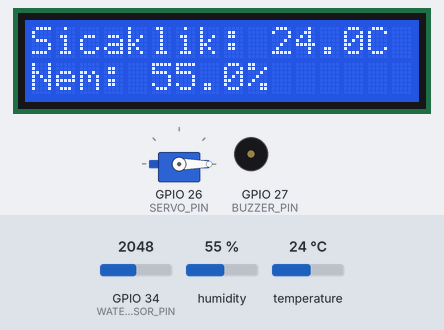
Bench run of a sketch on a simulated ESP32. Shown: 16×2 character LCD, servo, buzzer (waves = sounding, pin HIGH). Inputs (shaded band) come from the test bench; at power-on: GPIO 34 (WATER_SENSOR_PIN) = 2048, humidity 55 %, temperature 24 °C. WiFi joins after 1.5 s; servers stay silent unless stated; what the sketch prints to the serial monitor is not drawn.

Above: at 4.8 s.
4.9 s: GPIO 34 (WATER_SENSOR_PIN) set to 521
At 6.4 s:
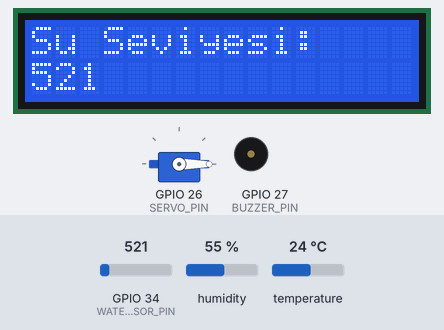
12.4 s: GPIO 34 (WATER_SENSOR_PIN) set to 461
At 14.3 s:
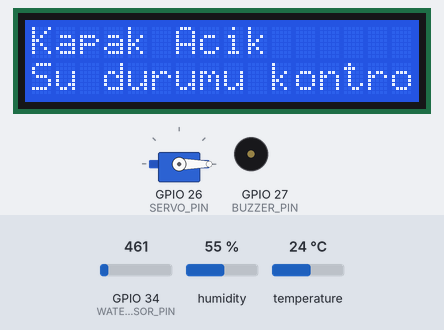
18.4 s: GPIO 34 (WATER_SENSOR_PIN) set to 540
At 20.9 s:
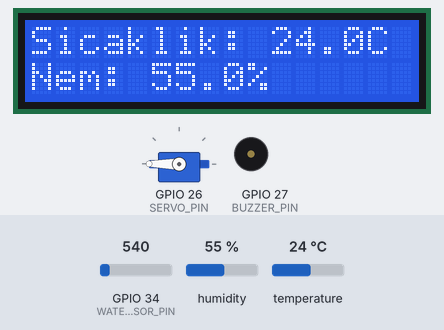
23.8 s: GPIO 34 (WATER_SENSOR_PIN) set to 491
At 25.0 s:
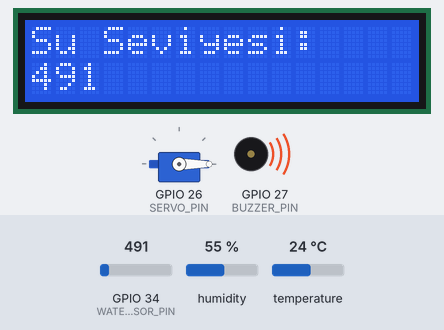
26.8 s: humidity set to 22 %
At 34.2 s:
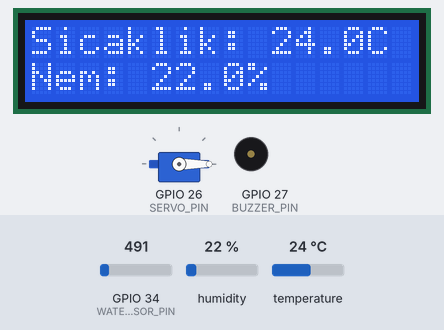
34.3 s: temperature set to 12 °C
At 36.5 s:
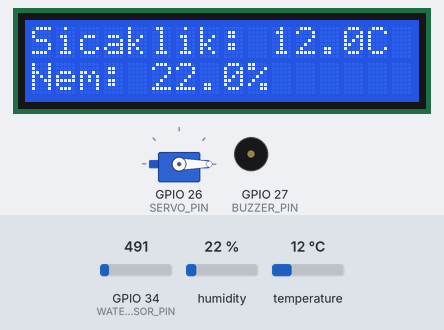
Timing chart, 0 to 38.0 s (numbered marks = the images above; inputs shaded):
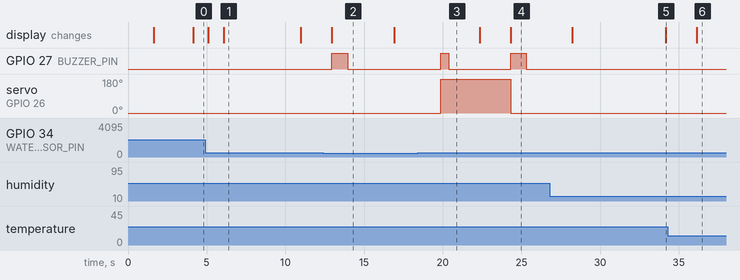

The sketch:

akilliTarim.ino
```cpp
#include <Arduino.h>
#include <WiFi.h>
#include <Firebase_ESP_Client.h>
#include "addons/TokenHelper.h"
#include "addons/RTDBHelper.h"
#include <ESP32Servo.h>
#include <DHT.h>
#include <LiquidCrystal_I2C.h>

// WiFi ve Firebase bilgileri
#define WIFI_SSID "Galaxy A53 5G"
#define WIFI_PASSWORD "cghe0424"
#define API_KEY "AIzaSyBZiU94j5DAiwXDftcxdj165lhT-OrrJXI"
#define DATABASE_URL "deneme-2f06c-default-rtdb.firebaseio.com"

// Firebase nesneleri
FirebaseData fbdo;
FirebaseAuth auth;
FirebaseConfig config;

// Donanım pinleri
#define WATER_SENSOR_PIN 34 // Su seviyesi sensörü pini
#define SERVO_PIN 26        // Servo motor pini
#define DHTPIN 4            // DHT11 sensörü veri pini
#define DHTTYPE DHT11       // DHT11 sensör tipi
#define BUZZER_PIN 27       // Buzzer pini

// Servo, DHT ve LCD nesneleri
Servo servo;
DHT dht(DHTPIN, DHTTYPE);
LiquidCrystal_I2C lcd(0x27, 16, 2);

int waterLevel = 0;             // Su seviyesi değeri
const int WATER_LEVEL_THRESHOLD = 500; // Su seviyesi için eşik değer
float temperature = 0.0;        // Sıcaklık
float humidity = 0.0;           // Nem

int displayMode = 0;            // Gösterim modu
unsigned long lastDisplayChange = 0;

void setup() {
  // Seri iletişim başlat
  Serial.begin(115200);

  // LCD kurulumu
  lcd.init();
  lcd.backlight();
  lcd.setCursor(0, 0);
  lcd.print("Baglanti kuruluyor");

  // WiFi bağlantısı
  Serial.println("WiFi'ye baglaniliyor...");
  WiFi.begin(WIFI_SSID, WIFI_PASSWORD);
  while (WiFi.status() != WL_CONNECTED) {
    lcd.setCursor(0, 1);
    lcd.print("WiFi...");
    Serial.print(".");
    delay(500);
  }
  Serial.println("\nWiFi baglantisi kuruldu!");
  lcd.clear();
  lcd.print("WiFi Baglandi!");

  // Firebase ayarları
  config.api_key = API_KEY;
  config.database_url = DATABASE_URL;
  Firebase.signUp(&config, &auth, "", "");
  config.token_status_callback = tokenStatusCallback;
  Firebase.begin(&config, &auth);
  lcd.setCursor(0, 1);
  lcd.print("Firebase baglandi");

  // Servo motor kurulumu
  servo.attach(SERVO_PIN);
  servo.write(0); // Başlangıç pozisyonu

  // Buzzer pini
  pinMode(BUZZER_PIN, OUTPUT);

  // Su seviyesi sensörü pini
  pinMode(WATER_SENSOR_PIN, INPUT);

  // DHT sensör başlatma
  dht.begin();

  delay(2000); // Stabilizasyon için bekleme
}

// Yeni değişken
bool isLidOpen = false; // Kapak durumu: false = kapalı, true = açık

void loop() {
  // Su seviyesini oku
  waterLevel = analogRead(WATER_SENSOR_PIN);
  Serial.print("Okunan su seviyesi: ");
  Serial.println(waterLevel);

  // DHT11 sıcaklık ve nemi oku
  temperature = dht.readTemperature();
  humidity = dht.readHumidity();
  if (isnan(temperature) || isnan(humidity)) {
    Serial.println("DHT11 verisi okunamadi!");
    return;
  }

  // Firebase'e verileri gönder
  Firebase.RTDB.setInt(&fbdo, "/waterLevel", waterLevel);
  Firebase.RTDB.setFloat(&fbdo, "/temperature", temperature);
  Firebase.RTDB.setFloat(&fbdo, "/humidity", humidity);

  // LCD'de bilgileri göstermek için mod değiştir
  if (millis() - lastDisplayChange > 5000) { // Her 5 saniyede bir mod değiştir
    displayMode = (displayMode + 1) % 3; // Toplam 3 farklı mod
    lastDisplayChange = millis();
  }

  // LCD bilgilerini modlara göre göster
  lcd.clear();
  if (displayMode == 0) {
    lcd.setCursor(0, 0);
    lcd.print("Sicaklik: ");
    lcd.print(temperature, 1);
    lcd.print("C");
    lcd.setCursor(0, 1);
    lcd.print("Nem: ");
    lcd.print(humidity, 1);
    lcd.print("%");
  } else if (displayMode == 1) {
    lcd.setCursor(0, 0);
    lcd.print("Su Seviyesi:");
    lcd.setCursor(0, 1);
    lcd.print(waterLevel);
  } else if (displayMode == 2) {
    lcd.setCursor(0, 0);
    lcd.print(waterLevel < WATER_LEVEL_THRESHOLD ? "Kapak Acik" : "Kapak Kapali");
    lcd.setCursor(0, 1);
    lcd.print("Su durumu kontrol");
  }

  // Su seviyesi kontrolü ve servo motor
  if (waterLevel < WATER_LEVEL_THRESHOLD && !isLidOpen) {
    // Kapak açılıyor
    Serial.println("Kapak aciliyor...");
    servo.write(0); // Servo motor çalışır
    digitalWrite(BUZZER_PIN, HIGH); // Buzzer çalar
    delay(1000);
    digitalWrite(BUZZER_PIN, LOW);
    isLidOpen = true; // Kapak açık
  } else if (waterLevel >= WATER_LEVEL_THRESHOLD && isLidOpen) {
    // Kapak kapanıyor
    Serial.println("Kapak kapanıyor...");
    servo.write(180); // Servo başlangıç pozisyonuna döner
    digitalWrite(BUZZER_PIN, HIGH); // Buzzer çalar
    delay(500);
    digitalWrite(BUZZER_PIN, LOW);
    isLidOpen = false; // Kapak kapalı
  }

  delay(500); // Döngü için kısa gecikme
}
```

Measured:
- the behaviour switches between 500 and 499 on GPIO 34 (WATER_SENSOR_PIN) (found by bisection; images 1 and 2)
- after the input at 12.4 s, GPIO 27 (BUZZER_PIN): LOW → HIGH after 0.56 s, → LOW 1.0 s later; the display: changes after 0.56 s (image 2)
- after the input at 18.4 s, GPIO 27 (BUZZER_PIN): LOW → HIGH after 1.5 s, → LOW 0.50 s later; servo on GPIO 26 (SERVO_PIN): 0° → 180° after 1.5 s
- after the input at 23.8 s, GPIO 27 (BUZZER_PIN): LOW → HIGH after 0.51 s, → LOW 1.0 s later; servo on GPIO 26 (SERVO_PIN): 180° → 0° after 0.51 s; the display: changes after 0.51 s (image 4)
- after the input at 34.3 s, the display: changes after 1.8 s (image 6)
- what the display in image 1 shows lasts 4.9 s, from 6.1 s to 11.0 s
- what the display in image 2 shows lasts 3.9 s, from 13.0 s to 16.9 s
